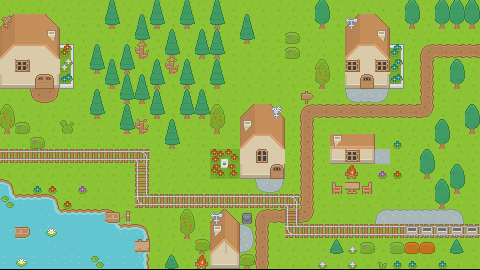

A level layout from a 2D game, rendered from its tile map. Below: a short description, then the map file with its tile-grid data intact:
An orthogonal 32x18 tile map with 15x15 px tiles, 4 tile layers (Трава и вода, дома дорога, железка, вагонетки) and 5 objects.

<map version="1.2" tiledversion="1.2.5" orientation="orthogonal" renderorder="right-down" width="32" height="18" tilewidth="15" tileheight="15" infinite="0" nextlayerid="8" nextobjectid="6">
 <tileset firstgid="1" source="roguelikeSheet_transparent.tsx" />
 <layer id="1" name="Трава и вода" width="32" height="18" locked="1">
  <data encoding="csv">
6,6,6,6,6,6,6,6,6,6,6,6,6,6,6,6,6,6,6,6,6,6,6,6,6,6,6,6,6,6,6,6,
6,6,6,6,6,6,6,6,6,6,6,6,6,6,6,6,6,6,6,6,6,6,6,6,6,6,6,6,6,6,6,6,
6,6,6,6,6,6,6,6,6,6,6,6,6,6,6,6,6,6,6,6,6,6,6,6,6,6,6,6,6,6,6,6,
6,6,6,6,6,6,6,6,6,6,6,6,6,6,6,6,6,6,6,6,6,6,6,6,6,6,6,6,6,6,6,6,
6,6,6,6,6,6,6,6,6,6,6,6,6,6,6,6,6,6,6,6,6,6,6,6,6,6,6,6,6,6,6,6,
6,6,6,6,6,6,6,6,6,6,6,6,6,6,6,6,6,6,6,6,6,6,6,6,6,6,6,6,6,6,6,6,
6,6,6,6,6,6,6,6,6,6,6,6,6,6,6,6,6,6,6,6,6,6,6,6,6,6,6,6,6,6,6,6,
6,6,6,6,6,6,6,6,6,6,6,6,6,6,6,6,6,6,6,6,6,6,6,6,6,6,6,6,6,6,6,6,
6,6,6,6,6,6,6,6,6,6,6,6,6,6,6,6,6,6,6,6,6,6,6,6,6,6,6,6,6,6,6,6,
6,6,6,6,6,6,6,6,6,6,6,6,6,6,6,6,6,6,6,6,6,6,6,6,6,6,6,6,6,6,6,6,
6,6,6,6,6,6,6,6,6,6,6,6,6,6,6,6,6,6,6,6,6,6,6,6,6,6,6,6,6,6,6,6,
6,6,6,6,6,6,6,6,6,6,6,6,6,6,6,6,6,6,6,6,6,6,6,6,6,6,6,6,6,6,6,6,
5,6,6,6,6,6,6,6,6,6,6,6,6,6,6,6,6,6,6,6,6,6,6,6,6,6,6,6,6,6,6,6,
113,4,4,5,6,6,6,6,6,6,6,6,6,6,6,6,6,6,6,6,6,6,6,6,6,6,6,6,6,6,6,6,
60,60,60,113,4,4,4,5,6,6,6,6,6,6,6,6,6,6,6,6,6,6,6,6,6,6,6,6,6,6,6,6,
60,60,60,60,60,60,60,113,4,5,6,6,6,6,6,6,6,6,6,6,6,6,6,6,6,6,6,6,6,6,6,6,
60,60,60,60,60,60,60,60,60,61,6,6,6,6,6,6,6,6,6,6,6,6,6,6,6,6,6,6,6,6,6,6,
60,60,60,60,60,60,60,60,60,61,6,6,6,6,6,6,6,6,6,6,6,6,6,6,6,6,6,6,6,6,6,6
</data>
 </layer>
 <objectgroup id="7" name="Objects">
  <object id="1" x="0" y="180">
   <polyline points="0,-90 0,0 15,0 15,15 45,15 60,15 60,30 120,30 120,45 150,45 150,60 135,60 135,75 150,75 150,90 210,90 210,45 240,45 240,90 480,90 480,-180 0,-180 0,-135" />
  </object>
  <object id="2" x="0" y="45" width="60" height="45" />
  <object id="3" x="240" y="135" width="45" height="45" />
  <object id="4" x="330" y="150" width="45" height="15" />
  <object id="5" x="345" y="45" width="45" height="45" />
 </objectgroup>
 <layer id="2" name="дома дорога" width="32" height="18">
  <data encoding="csv">
0,0,0,0,0,0,0,0,0,0,0,0,0,0,0,0,0,0,0,0,0,0,0,0,0,0,0,0,0,0,0,0,
1197,1202,1202,1198,0,0,0,0,0,0,0,0,0,0,0,0,0,0,0,0,0,0,0,1197,1258,1198,0,0,0,0,0,0,
1253,1258,1258,1254,0,0,0,0,0,0,0,0,0,0,0,0,0,0,0,0,0,0,0,1253,1258,1254,0,0,0,0,0,0,
859,859,859,859,341,0,0,0,0,0,0,0,0,0,0,0,0,0,0,0,0,0,0,859,859,859,0,0,400,458,458,458,
859,859,859,859,565,0,0,0,0,0,0,0,0,0,0,0,0,0,0,0,0,0,0,859,859,859,0,0,402,0,0,0,
855,854,854,857,789,0,0,0,0,0,0,0,0,0,0,0,0,0,0,0,0,0,0,855,854,857,0,0,402,0,0,0,
0,0,0,0,0,0,0,0,0,0,0,0,0,0,0,0,0,0,0,0,0,0,0,0,0,0,0,0,402,0,0,0,
0,0,0,0,0,0,0,0,0,0,0,0,0,0,0,0,1197,1253,1198,0,400,458,458,458,458,458,458,458,457,0,0,0,
0,0,0,0,0,0,0,0,0,0,0,0,0,0,0,0,1253,1253,1254,0,402,0,0,0,0,0,0,0,0,0,0,0,
0,0,0,0,0,0,0,0,0,0,0,0,0,0,0,0,859,859,859,0,402,0,1313,1314,1315,0,0,0,0,0,0,0,
0,0,0,0,0,0,0,0,0,0,0,0,0,0,0,0,859,859,859,0,402,0,855,854,857,905,0,0,0,0,0,0,
0,0,0,0,0,0,0,0,0,0,0,0,0,0,0,0,855,854,857,0,402,0,0,0,0,0,0,0,0,0,0,0,
0,0,0,0,0,0,0,0,0,0,0,0,0,0,0,0,0,0,0,0,402,0,0,0,0,0,0,0,0,0,0,0,
589,0,0,0,0,0,0,0,0,0,0,0,0,0,0,0,0,0,0,0,402,0,0,0,0,0,0,0,0,0,0,0,
0,0,0,0,0,0,0,1062,950,0,0,0,0,0,1197,1198,0,400,458,458,457,0,0,0,0,848,849,849,849,849,850,0,
0,894,0,642,0,0,0,0,0,0,0,0,0,0,1253,1253,0,402,0,0,0,0,0,0,0,0,0,0,0,0,0,0,
0,0,0,0,0,0,0,0,0,838,0,0,0,0,858,858,0,402,0,0,0,0,0,0,0,0,0,0,0,0,0,0,
0,642,0,0,0,0,589,0,0,0,0,0,0,0,855,857,0,402,0,0,0,0,0,0,0,0,0,0,0,0,0,0
</data>
 </layer>
 <layer id="3" name="железка" width="32" height="18">
  <data encoding="csv">
0,0,0,0,0,0,0,579,0,0,579,0,579,0,579,0,0,0,0,0,0,576,0,0,0,0,0,576,0,576,576,576,
295,0,0,0,0,0,0,635,0,579,635,0,635,0,635,0,579,0,0,0,0,632,0,298,0,0,0,632,0,632,632,632,
0,0,0,1136,0,0,0,0,0,635,0,579,0,579,579,0,635,0,0,641,0,0,0,0,0,1136,0,0,0,0,0,0,
1309,1255,1255,1310,0,0,579,0,579,532,0,635,0,635,635,0,0,0,0,641,0,0,0,1309,1255,1310,677,0,0,0,0,0,
0,327,0,0,0,0,635,579,635,0,579,532,579,0,579,0,0,0,0,0,0,584,0,327,0,327,733,0,0,0,576,0,
0,0,365,366,0,0,0,635,579,579,635,0,635,0,635,0,0,0,0,0,0,640,0,0,34,0,789,0,0,0,632,0,
0,0,624,626,0,0,579,0,635,635,579,0,579,579,0,0,0,0,0,0,22,0,0,960,961,962,0,0,0,0,0,0,
584,0,0,0,0,0,635,0,579,0,635,0,635,635,584,0,0,1202,296,0,0,0,0,0,0,0,0,0,0,0,0,576,
640,641,0,0,531,0,0,0,635,532,0,579,0,0,640,0,1080,1258,0,0,0,0,0,0,0,0,0,0,0,576,0,632,
0,0,641,0,0,0,0,0,0,0,0,635,0,0,0,0,1309,1255,1310,0,0,0,1080,0,0,0,533,0,0,632,0,0,
1052,1052,1052,1052,1052,1052,1052,1052,1052,1055,0,0,0,0,337,338,0,155,0,0,0,0,0,327,0,0,0,0,576,0,0,0,
0,0,0,0,0,0,0,0,0,1108,0,0,0,0,393,394,0,0,34,0,0,0,0,464,0,535,534,0,632,0,576,0,
0,0,533,534,0,535,0,0,0,1108,0,0,0,0,0,0,0,960,962,0,0,0,190,357,191,0,0,0,0,576,632,0,
0,0,0,0,534,0,0,0,0,1110,1052,1052,1052,1052,1052,1052,1052,1052,1052,1055,0,0,0,0,0,0,0,0,0,632,0,0,
0,0,0,0,0,0,0,0,0,0,0,0,584,0,298,1198,419,0,0,1108,0,0,0,0,0,0,0,0,0,0,0,0,
0,0,0,0,0,0,0,0,0,0,0,0,640,0,1080,1254,850,0,0,1110,1052,1052,1052,1052,1052,1052,1052,1052,1052,1052,1052,1052,
0,0,0,0,0,0,0,0,0,0,0,0,0,528,1309,1310,793,0,0,0,0,0,523,536,641,0,585,525,525,0,523,0,
0,0,0,0,0,0,0,0,0,0,0,523,0,464,0,0,528,0,0,0,0,536,0,536,0,583,533,533,0,533,0,0
</data>
 </layer>
 <layer id="6" name="вагонетки" width="32" height="18">
  <data encoding="csv">
0,0,0,0,0,0,0,0,0,0,0,0,0,0,0,0,0,0,0,0,0,0,0,0,0,0,0,0,0,0,0,0,
0,0,0,0,0,0,0,0,0,0,0,0,0,0,0,0,0,0,0,0,0,0,0,0,0,0,0,0,0,0,0,0,
0,0,0,0,0,0,0,0,0,0,0,0,0,0,0,0,0,0,0,0,0,0,0,0,0,0,0,0,0,0,0,0,
0,0,0,0,0,0,0,0,0,0,0,0,0,0,0,0,0,0,0,0,0,0,0,0,0,0,0,0,0,0,0,0,
0,0,0,0,0,0,0,0,0,0,0,0,0,0,0,0,0,0,0,0,0,0,0,0,0,0,0,0,0,0,0,0,
0,0,0,0,0,0,0,0,0,0,0,0,0,0,0,0,0,0,0,0,0,0,0,0,0,0,0,0,0,0,0,0,
0,0,0,0,0,0,0,0,0,0,0,0,0,0,0,0,0,0,0,0,0,0,0,0,0,0,0,0,0,0,0,0,
0,0,0,0,0,0,0,0,0,0,0,0,0,0,0,0,0,0,0,0,0,0,0,0,0,0,0,0,0,0,0,0,
0,0,0,0,0,0,0,0,0,0,0,0,0,0,0,0,0,0,0,0,0,0,0,0,0,0,0,0,0,0,0,0,
0,0,0,0,0,0,0,0,0,0,0,0,0,0,0,0,0,0,0,0,0,0,0,0,0,0,0,0,0,0,0,0,
0,0,0,0,0,0,0,0,0,0,0,0,0,0,0,0,0,0,0,0,0,0,0,0,0,0,0,0,0,0,0,0,
0,0,0,0,0,0,0,0,0,0,0,0,0,0,0,0,0,0,0,0,0,0,0,0,0,0,0,0,0,0,0,0,
0,0,0,0,0,0,0,0,0,0,0,0,0,0,0,0,0,0,0,0,0,0,0,0,0,0,0,0,0,0,0,0,
0,0,0,0,0,0,0,0,0,0,0,0,0,0,0,0,0,0,0,0,0,0,0,0,0,0,0,0,0,0,0,0,
0,0,0,0,0,0,0,0,0,0,0,0,0,0,0,0,0,0,0,0,0,0,0,0,0,0,0,0,0,0,0,0,
0,0,0,0,0,0,0,0,0,0,0,0,0,0,0,0,0,0,0,0,0,0,0,0,0,0,0,1059,1059,1059,1059,1059,
0,0,0,0,0,0,0,0,0,0,0,0,0,0,0,0,0,0,0,0,0,0,0,0,0,0,0,0,0,0,0,0,
0,0,0,0,0,0,0,0,0,0,0,0,0,0,0,0,0,0,0,0,0,0,0,0,0,0,0,0,0,0,0,0
</data>
 </layer>
</map>
